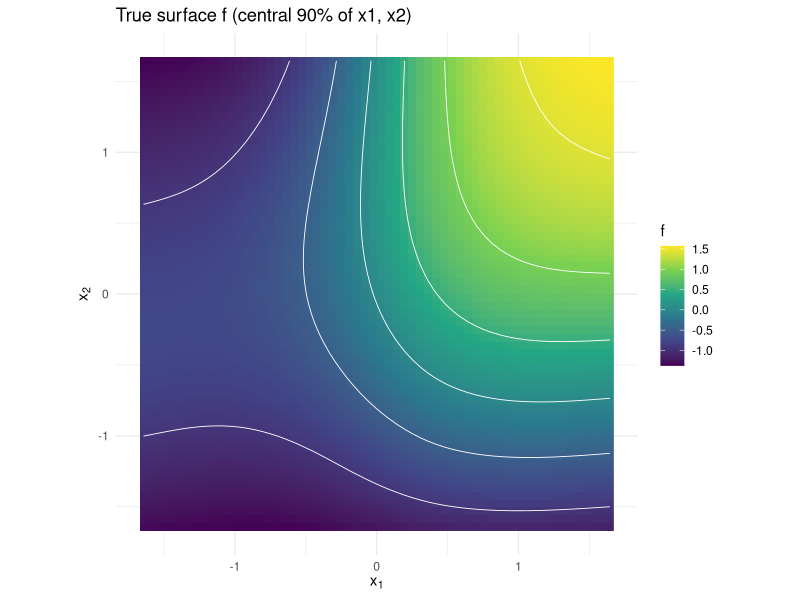
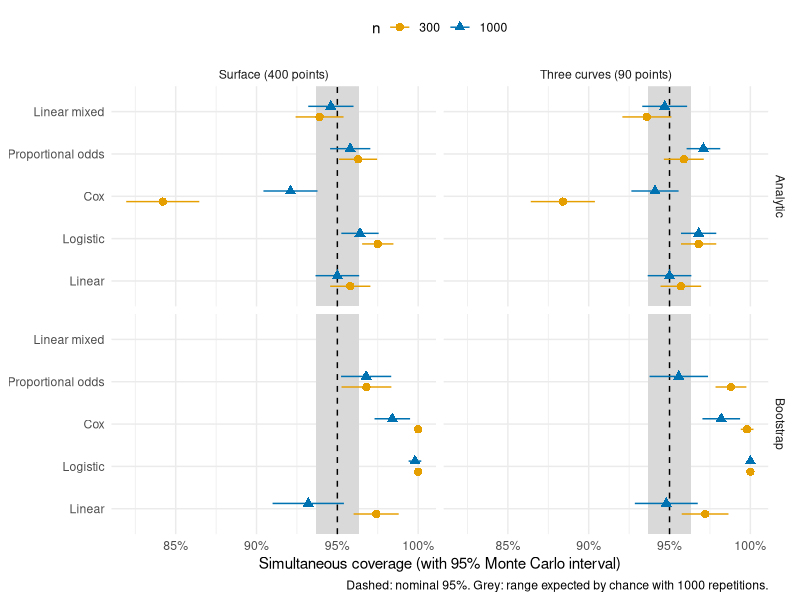

The R source for these figures, in order:
## ---- chunk 1
knitr::opts_chunk$set(collapse = TRUE, comment = "#>", fig.width = 7, fig.height = 4,
                      message = FALSE, warning = FALSE, echo = FALSE,
                      eval = requireNamespace("rms", quietly = TRUE))
## ---- chunk 2
suppressMessages(library(rms))
library(ggplot2)
RNGkind("L'Ecuyer-CMRG")
set.seed(20261105)
population <- function(n) {
  x1 <- rnorm(n)
  x2 <- 0.4 * x1 + sqrt(1 - 0.4^2) * rnorm(n)
  w <- 0.3 * x2 + sqrt(1 - 0.3^2) * rnorm(n)
  data.frame(x1 = x1, x2 = x2, w = w)
}
knots <- qnorm(c(0.05, 0.35, 0.65, 0.95))
g <- function(x1, x2) 0.8 * tanh(1.5 * x1) + 0.4 * x2 + 0.5 * tanh(x1) * x2 - 0.2 * x2^2
pop <- population(2e5)
pop$g <- g(pop$x1, pop$x2)
truth_fit <- lm(g ~ rcs(x1, knots) * rcs(x2, knots), data = pop)
q <- qnorm(c(0.05, 0.95))
surface <- expand.grid(x1 = seq(q[1], q[2], length.out = 60), x2 = seq(q[1], q[2], length.out = 60))
surface$f <- predict(truth_fit, surface)
ggplot(surface, aes(x1, x2, fill = f, z = f)) +
  geom_raster() +
  geom_contour(colour = "white", linewidth = 0.3, bins = 8) +
  scale_fill_viridis_c() +
  labs(x = expression(x[1]), y = expression(x[2]), fill = "f",
       title = "True surface f (central 90% of x1, x2)") +
  coord_equal() +
  theme_minimal()
## ---- chunk 3
res <- read.csv("coverage_study_results.csv")
res$model <- factor(res$outcome, levels = c("linear", "logistic", "cox", "orm", "mixed"),
                    labels = c("Linear", "Logistic", "Cox", "Proportional odds", "Linear mixed"))
res$method <- factor(res$method, levels = c("analytic", "bootstrap"), labels = c("Analytic", "Bootstrap"))
res$estimand <- factor(res$estimand, levels = c("surface", "curves"),
                       labels = c("Surface (400 points)", "Three curves (90 points)"))
## ---- chunk 4
ggplot(res, aes(coverage_band, model, colour = factor(n), shape = factor(n))) +
  annotate("rect", xmin = 0.95 - 1.96 * sqrt(0.95 * 0.05 / 1000), xmax = 0.95 + 1.96 * sqrt(0.95 * 0.05 / 1000),
           ymin = -Inf, ymax = Inf, fill = "grey85") +
  geom_vline(xintercept = 0.95, linetype = "dashed") +
  geom_errorbarh(aes(xmin = coverage_band - 1.96 * mcse_band, xmax = coverage_band + 1.96 * mcse_band),
                 height = 0, position = position_dodge(width = 0.5)) +
  geom_point(size = 2.5, position = position_dodge(width = 0.5)) +
  facet_grid(method ~ estimand) +
  scale_colour_manual(values = c("300" = "#E69F00", "1000" = "#0072B2")) +
  scale_x_continuous(labels = function(b) paste0(100 * b, "%")) +
  labs(x = "Simultaneous coverage (with 95% Monte Carlo interval)", y = NULL,
       colour = "n", shape = "n",
       caption = "Dashed: nominal 95%. Grey: range expected by chance with 1000 repetitions.") +
  theme_minimal() +
  theme(legend.position = "top")
## ---- chunk 5
tab <- res[order(res$method, res$estimand, res$model, res$n), ]
pct <- function(p) sprintf("%.1f", 100 * p)
knitr::kable(data.frame(
  Method = tab$method, Estimand = sub(" \\(.*", "", tab$estimand), Model = tab$model, n = tab$n,
  Events = ifelse(is.na(tab$events), "", sprintf("%.0f", tab$events)),
  Runs = tab$runs,
  `Simultaneous (%)` = paste0(pct(tab$coverage_band), " (", pct(tab$mcse_band), ")"),
  `Pointwise, all points (%)` = pct(tab$coverage_pointwise_all),
  `Pointwise, per point (%)` = pct(tab$coverage_pointwise_mean),
  `Critical value` = sprintf("%.2f", tab$critical_value),
  check.names = FALSE, row.names = NULL),
  caption = paste("Coverage of 95% simultaneous bands and pointwise intervals.",
                  "Simultaneous: proportion of data sets in which the band covers the true values at all",
                  "grid points (Monte Carlo standard error). Pointwise, all points: the same for pointwise",
                  "intervals. Pointwise, per point: average proportion of points covered. Events: average",
                  "number of events (logistic, Cox)."))
## ---- chunk 6
raw <- read.csv("coverage_study_results.csv")
cox <- read.csv("coverage_study_cox.csv")
# coverage (in %) of one scenario, e.g. cv("cox", 300, "surface")
cv <- function(outcome, n, estimand, method = "analytic", what = "coverage_band") {
  v <- raw[raw$outcome == outcome & raw$n == n & raw$estimand == estimand & raw$method == method, what]
  sprintf("%.1f%%", 100 * v)
}
rng <- function(rows, what = "coverage_band", digits = 1, scale = 100) {
  v <- scale * range(raw[rows, what])
  paste0(sprintf(paste0("%.", digits, "f"), v[1]), "–", sprintf(paste0("%.", digits, "f"), v[2]))
}
an <- raw$method == "analytic"
bo <- raw$method == "bootstrap"
failed_analytic <- sum(raw$failed[an & raw$estimand == "surface"])
failed_boot <- sum(raw$failed[bo & raw$estimand == "surface"])
## ---- chunk 7
knitr::kable(data.frame(
  n = cox$n, Events = sprintf("%.0f", cox$events),
  `Events per coefficient` = sprintf("%.0f", cox$events / 16),
  `Mean standardized error (MCSE)` = sprintf("%.3f (%.3f)", cox$mean_standardized_error,
                                             cox$mcse_mean_standardized_error),
  `Simultaneous coverage (MCSE)` = sprintf("%.1f%% (%.1f)", 100 * cox$coverage_band, 100 * cox$mcse_band),
  `Pointwise, per point` = sprintf("%.1f%%", 100 * cox$coverage_pointwise_mean),
  check.names = FALSE),
  caption = "Cox model, analytic band for the surface, by sample size (16 coefficients).")
